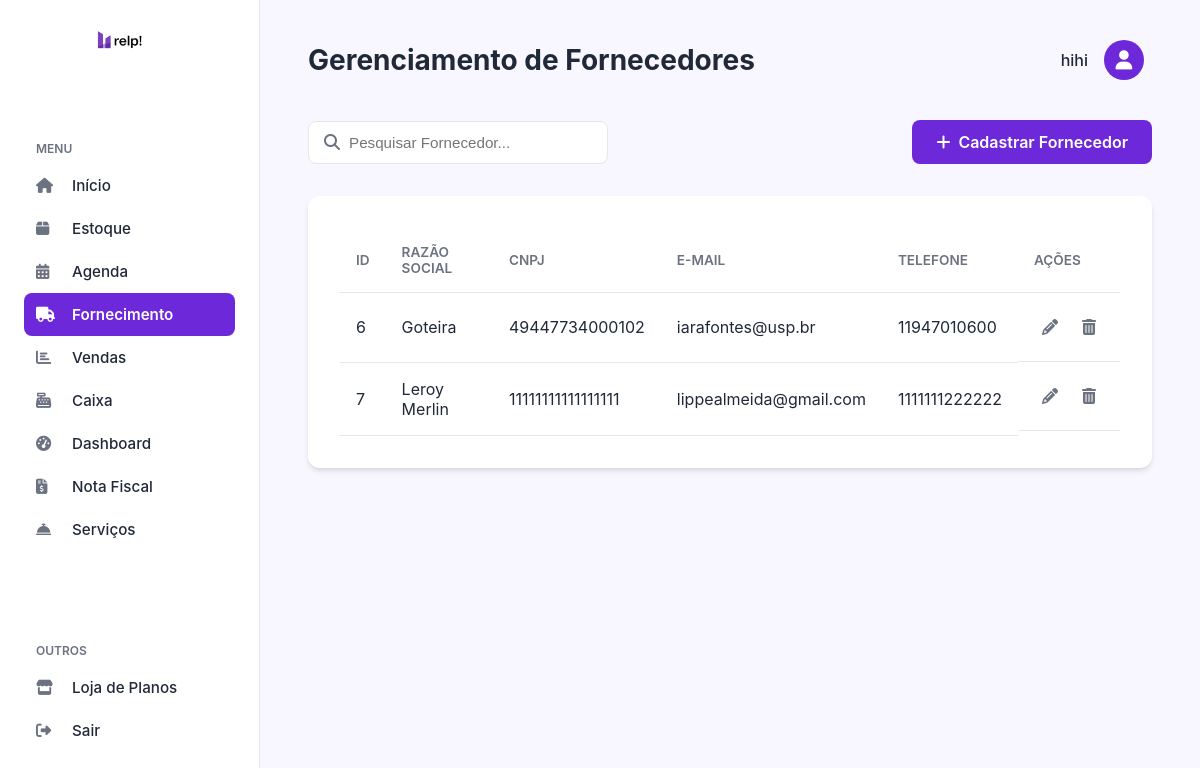
Before: /fornecedores.php (signed in) with the older database file.
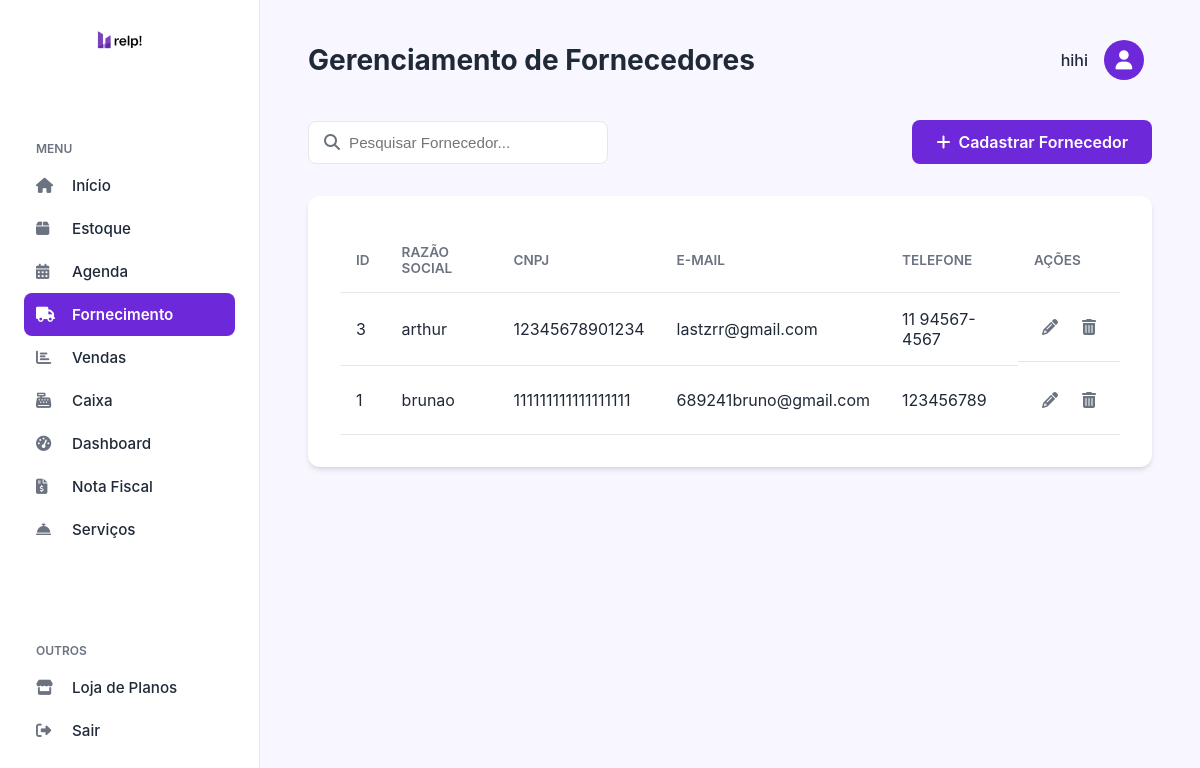
After: the same page with the newer database file.
### tables this page shows
CREATE TABLE `fornecedores` (
  `id` int(11) NOT NULL,
  `razao_social` varchar(255) NOT NULL,
  `cnpj` varchar(20) NOT NULL,
  `email` varchar(150) DEFAULT NULL,
  `telefone` varchar(20) DEFAULT NULL,
  `senha` varchar(255) DEFAULT NULL,
  `reset_token` varchar(255) DEFAULT NULL,
  `reset_token_expire` datetime DEFAULT NULL
);

### fornecedores.php (the view, shortened to what this page needs)
<?php
include_once('config.php');
$sql = "SELECT * FROM fornecedores ORDER BY razao_social ASC";
$stmt = $pdo->prepare($sql);
$stmt->execute();
$fornecedores = $stmt->fetchAll(PDO::FETCH_ASSOC);
$nome_empresa = $_SESSION['nome_empresa'] ?? 'Empresa';
?>
<!DOCTYPE html>
<html lang="pt-br">
<head>
    <link rel="stylesheet" href="https://cdnjs.cloudflare.com/ajax/libs/font-awesome/6.4.0/css/all.min.css">
    <link rel="stylesheet" href="css/sistema.css">
    <link rel="stylesheet" href="css/estoque.css">
</head>
<body>
    <nav class="sidebar">
        <div class="sidebar-logo">
            <img class="logo" src="img/relplogo.png" alt="Relp! Logo" style="width: 100px;">
        </div>
        <div class="menu-section">
            <h6>MENU</h6>
            <ul class="menu-list">
                <li><a href="sistema.php"><i class="fas fa-home"></i> Início</a></li>
                <li><a href="estoque.php"><i class="fas fa-box"></i> Estoque</a></li>
                <li><a href="agenda.php"><i class="fas fa-calendar-alt"></i> Agenda</a></li>
                <li><a href="fornecedores.php" class="active"><i class="fas fa-truck"></i> Fornecimento</a></li>
                <li><a href="#"><i class="fas fa-chart-bar"></i> Vendas</a></li>
                <li><a href="caixa.php"><i class="fas fa-cash-register"></i> Caixa</a></li>
                <li><a href="#"><i class="fas fa-tachometer-alt"></i> Dashboard</a></li>
                <li><a href="#"><i class="fas fa-file-invoice-dollar"></i> Nota Fiscal</a></li>
                <li><a href="#"><i class="fas fa-concierge-bell"></i> Serviços</a></li>
            </ul>
        </div>
        <div class="menu-section outros">
            <h6>OUTROS</h6>
            <ul class="menu-list">
                <li><a href="#"><i class="fas fa-store"></i> Loja de Planos</a></li>
                <li><a href="sair.php"><i class="fas fa-sign-out-alt"></i> Sair</a></li>
            </ul>
        </div>
    </nav>
    <main class="main-content">
        <header class="main-header">
            <h2>Gerenciamento de Fornecedores</h2>
            <div class="user-profile"><span><?= htmlspecialchars($nome_empresa) ?></span>
                <div class="avatar"><i class="fas fa-user"></i></div>
            </div>
        </header>
        <div class="actions-container">
            <div class="search-bar"><i class="fas fa-search"></i><input type="text"
                    placeholder="Pesquisar Fornecedor..."></div>
            <a href="fornecedor_formulario.php" class="btn-primary"><i class="fas fa-plus"></i> Cadastrar Fornecedor</a>
        </div>
        <div class="table-container">
            <table>
                <thead>
                    <tr>
                        <th>ID</th>
                        <th>Razão Social</th>
                        <th>CNPJ</th>
                        <th>E-mail</th>
                        <th>Telefone</th>
                        <th>Ações</th>
                    </tr>
                </thead>
                <tbody>
                    <?php if (empty($fornecedores)): ?>
                        <tr>
                            <td colspan="6" class="text-center">Nenhum fornecedor cadastrado.</td>
                        </tr>
                    <?php else: ?>
                        <?php foreach ($fornecedores as $fornecedor): ?>
                            <tr>
                                <td><?= htmlspecialchars($fornecedor['id']) ?></td>
                                <td><?= htmlspecialchars($fornecedor['razao_social']) ?></td>
                                <td><?= htmlspecialchars($fornecedor['cnpj']) ?></td>
                                <td><?= htmlspecialchars($fornecedor['email']) ?></td>
                                <td><?= htmlspecialchars($fornecedor['telefone']) ?></td>
                                <td class="actions">
                                    <a href="categoria_formulario.php?id=<?= $categoria['id'] ?>" class="btn-action btn-edit">
                                        <i class="fas fa-pencil-alt"></i> </a>
                                    <a href="excluir_categoria.php?id=<?= $categoria['id'] ?>" class="btn-action btn-delete">
                                        <i class="fas fa-trash-alt"></i> </a>
                                </td>
                            </tr>
                        <?php endforeach; ?>
                    <?php endif; ?>
                </tbody>
            </table>
        </div>
    </main>
</body>
</html>

Changed rows visible on the page:
removed fornecedores: id "6", razao_social "Goteira", cnpj "49447734000102", email "iarafontes@usp.br", telefone "11947010600"
removed fornecedores: id "7", razao_social "Leroy Merlin", cnpj "11111111111111111", email "lippealmeida@gmail.com", telefone "1111111222222"
added fornecedores: id "3", razao_social "arthur", cnpj "12345678901234", email "lastzrr@gmail.com", telefone "11 94567-4567"
added fornecedores: id "1", razao_social "brunao", cnpj "111111111111111111", email "689241bruno@gmail.com", telefone "123456789"
